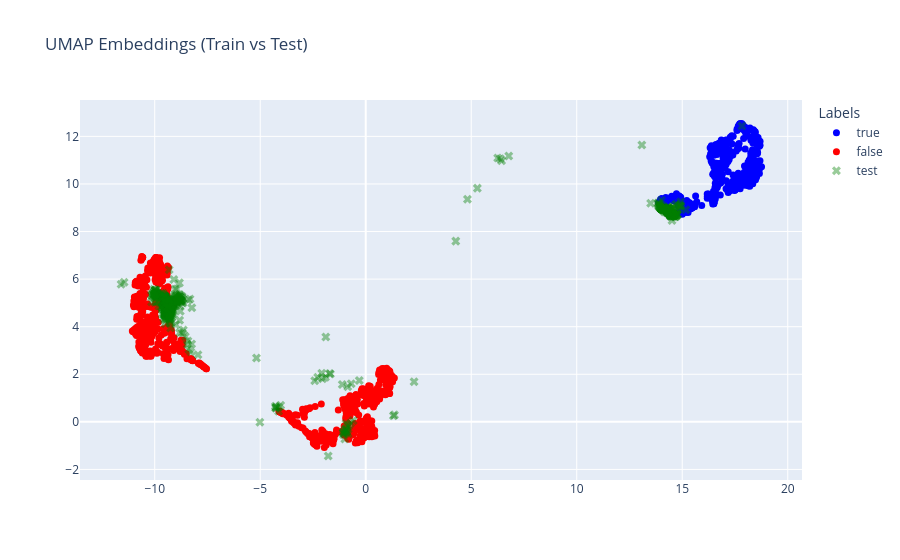

The notebook cell saved with this chart:
### Code cell
plot_umap_from_precomputed(EY_O_Tr,LY_O_Tr,"ICDAR(1)/ICDAR/3. Yāqūt al-Mustaʿṣimī/1. Training dataset with images labeled as authentic or fake",EY_O_Te, LY_O_Te,"ICDAR(1)/ICDAR/3. Yāqūt al-Mustaʿṣimī/2. Test dataset with unlabeled images",output_file = "res/Emb_Yaqut_original.html")

### Figure 1 — Plotly figure (JSON) as saved in the notebook; plotly's stock layout.template omitted (floating-point values rounded to 4 significant figures; data arrays with more than 128 entries replaced by an {"elided": "..."} marker saying what was removed)
{"data": [{"hovertext": {"elided": "402 str values"}, "marker": {"color": "blue", "size": 7, "symbol": "circle"}, "mode": "markers", "name": "true", "text": {"elided": "402 str values"}, "type": "scatter", "x": {"elided": "402 float values"}, "y": {"elided": "402 float values"}}, {"marker": {"color": "red", "size": 7, "symbol": "circle"}, "mode": "markers", "name": "false", "text": {"elided": "778 str values"}, "type": "scatter", "x": {"elided": "778 float values"}, "y": {"elided": "778 float values"}}, {"marker": {"color": "green", "opacity": 0.4, "size": 8, "symbol": "x"}, "mode": "markers", "name": "test", "text": {"elided": "724 str values"}, "type": "scatter", "x": {"elided": "724 float values"}, "y": {"elided": "724 float values"}}], "layout": {"legend": {"title": {"text": "Labels"}}, "title": {"text": "UMAP Embeddings (Train vs Test)"}}}
